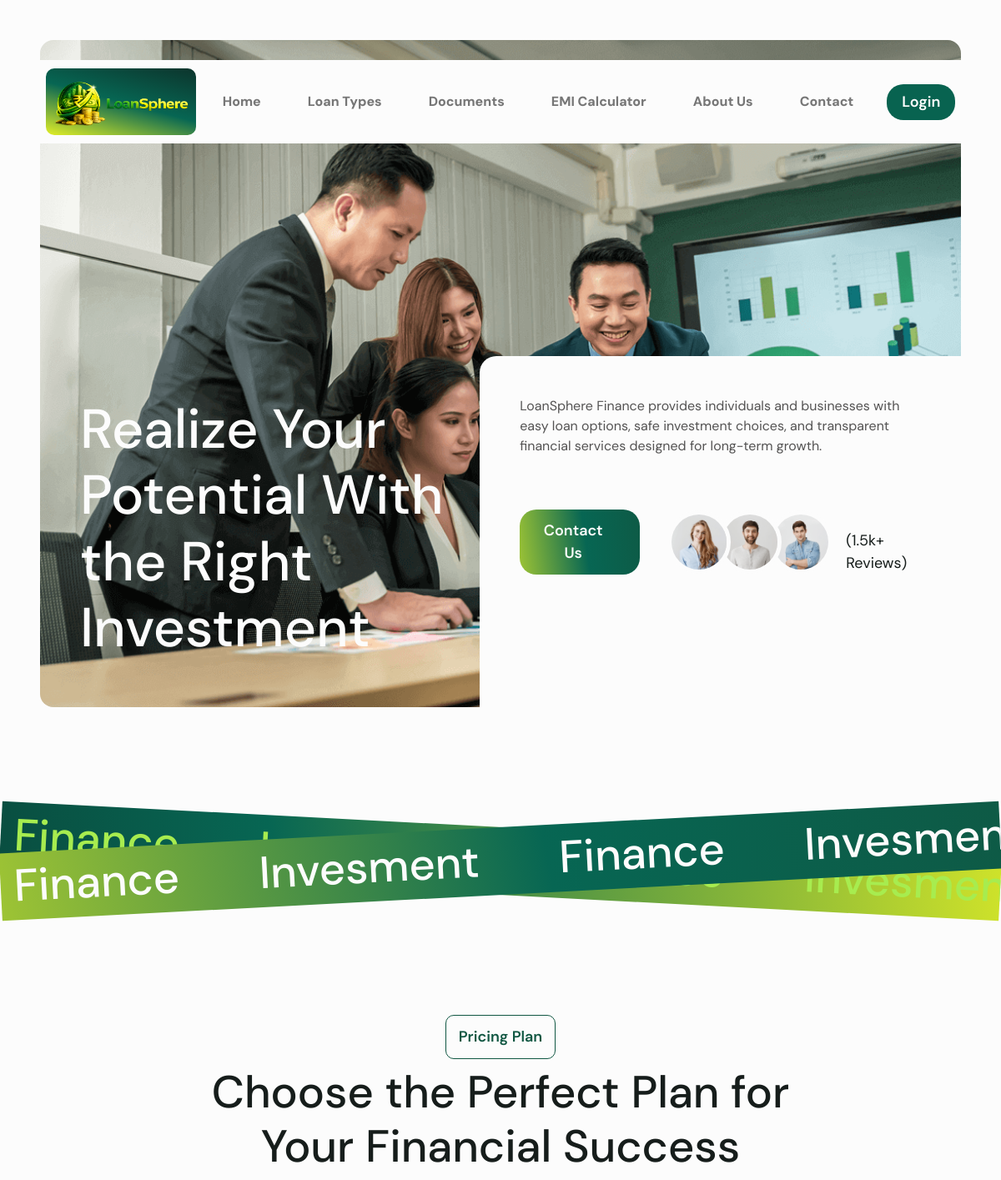
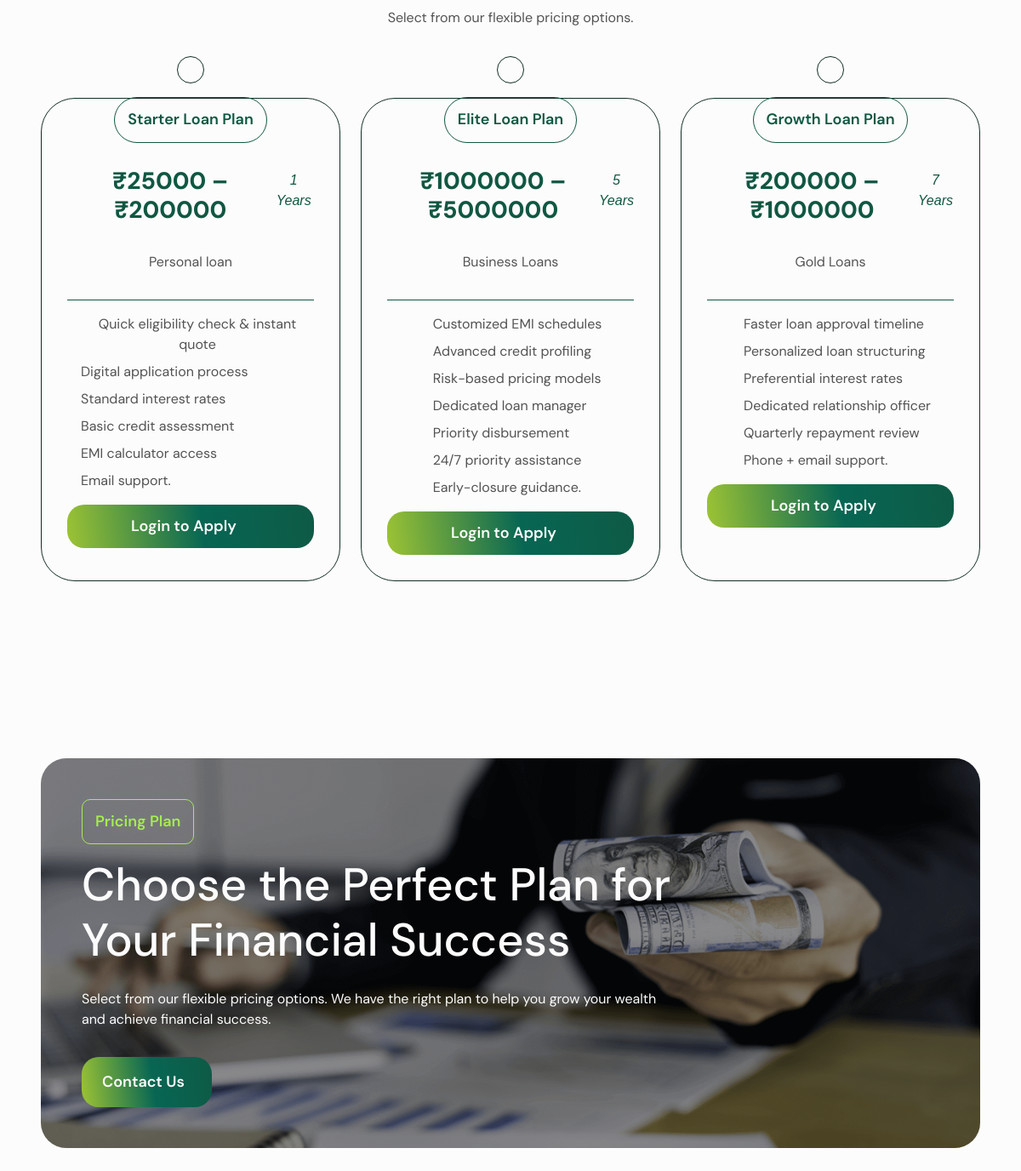
The page / on the database its author committed (2 pictures, top to bottom).
### admin_panel/models.py (models this page shows, shortened)
class LoanPackage(models.Model):
    category = models.ForeignKey(
        LoanCategory,
        on_delete=models.CASCADE,
        related_name="packages"
    )
    title = models.CharField(max_length=200)
    interest_rate = models.DecimalField(max_digits=5, decimal_places=2)
    min_amount = models.PositiveIntegerField()
    max_amount = models.PositiveIntegerField()
    tenure_years = models.PositiveIntegerField()
    features = models.TextField(help_text="Comma separated values")
    is_active = models.BooleanField(default=True)
    created_at = models.DateTimeField(auto_now_add=True)

class LoanCategory(models.Model):
    loan_head = models.ForeignKey(
    LoanHead,
    on_delete=models.CASCADE,
    related_name="categories",
    null=True,
    blank=True
)
    name = models.CharField(max_length=150)
    description = models.TextField(blank=True)
    created_at = models.DateTimeField(auto_now_add=True)

### smart_finance/views.py (the view)
# urls.py: path("", views.index, name="index"),
def index(request):
    packages = LoanPackage.objects.filter(is_active=True)
    for p in packages:
        p.feature_list = p.features.split(",")
    return render(
        request,
        "index.html",
        {
            "packages": packages
        }
    )

### templates/index.html (shortened to what this page needs)
            {% extends 'base.html' %}
            {% block content %}
            {% load static %}
                <main>
                    <div class="section pt-5 position-relative scroll-animate fade-up">
                        <div class="mx-auto" style="max-width: 1816px;">
                        </div>
                        <div class="mx-xl-5 overflow-visible position-absolute bottom-0 start-0 end-0 scroll-animate fade-left">
                            <div class="d-flex flex-xl-row flex-column gap-3" style="padding-bottom: 6em;">
                                <div class="col mb-3 mb-xl-0">
                                    <div class="py-5 ps-5 pe-4 text-xl-start text-center">
                                        <h1 class="accent-primary">Realize Your Potential With the Right Investment</h1>
                                    </div>
                                </div>
                                <div class="col mb-3 mb-xl-0 scrollanimation animated fadeInRight">
                                    <div class="d-flex flex-column h-100 align-items-xl-start align-items-center text-xl-start text-center gap-xl-5 gap-3 p-5 bg-accent-primary"
                                        style="border-top-left-radius: 20px;">
                                        <p>
                                        LoanSphere Finance provides individuals and businesses with easy loan options, safe investment choices, and transparent
                                        financial services designed for long-term growth.
                                        </p>
                                        <div class="d-flex flex-xl-row flex-column gap-5 align-items-center">
                                            <div class="w-max-content">
                                                <a href="{% url 'contact' %}" class="btn btn-accent d-flex flex-row gap-3">
                                                    <span>Contact Us</span>
                                                </a>
                                            </div>
                                            <div class="d-flex flex-row gap-3 align-items-center">
                                                <div class=" d-flex flex-row customer-container">
                                                    <div class="customer-item">
                                                        <img src="{% static 'image/img29.png' %}" class="img-fluid" alt="">
                                                    </div>
                                                    <div class="customer-item">
                                                        <img src="{% static 'image/img30.png' %}" class="img-fluid" alt="">
                                                    </div>
                                                    <div class="customer-item">
                                                        <img src="{% static 'image/img31.png' %}" class="img-fluid" alt="">
                                                    </div>
                                                </div>
                                                <div class="d-flex flex-column">
                                                    <div class="flex-row">
                                                        <i class="fa-solid fa-star" style="color: #FFD43B;"></i>
                                                        <i class="fa-solid fa-star" style="color: #FFD43B;"></i>
                                                        <i class="fa-solid fa-star" style="color: #FFD43B;"></i>
                                                        <i class="fa-solid fa-star" style="color: #FFD43B;"></i>
                                                        <i class="fa-solid fa-star" style="color: var(--grey-light);"></i>
                                                    </div>
                                                    <span class="testimonial-name">(1.5k+ Reviews)</span>
                                                </div>
                                            </div>
                                        </div>
                                    </div>
                                </div>
                            </div>
                        </div>
                    </div>
                    <div class="section p-0">
                        <div class="d-flex flex-column gap-3 text-center align-items-center justify-content-center mx-auto position-relative my-5 accent-primary">
                            <div class="marquee-container bg-gradient-right" style="transform: rotate(3deg); position: relative;">
                                <div class="marquee-content green-neon">
                                    <div class="marquee-item py-2 d-flex align-items-center justify-content-center">
                                        <h3 class="m-0">Finance</h3>
                                    </div>
                                    <div class="marquee-item py-2 d-flex align-items-center">
                                    </div>
                                    <div class="marquee-item py-2 d-flex align-items-center justify-content-center">
                                        <h3 class="m-0">Invesment</h3>
                                    </div>
                                    <div class="marquee-item py-2 d-flex align-items-center">
                                    </div>
                                    <div class="marquee-item py-2 d-flex align-items-center justify-content-center">
                                        <h3 class="m-0">Finance</h3>
                                    </div>
                                    <div class="marquee-item py-2 d-flex align-items-center">
                                    </div>
                                    <div class="marquee-item py-2 d-flex align-items-center justify-content-center">
                                        <h3 class="m-0">Invesment</h3>
                                    </div>
                                </div>
                            </div>
                            <div class="marquee-container reverse bg-gradient-left" style="transform: rotate(-3deg); position: absolute;">
                                <div class="marquee-content">
                                    <div class="marquee-item py-2 d-flex align-items-center justify-content-center">
                                        <h3 class="m-0">Finance</h3>
                                    </div>
                                    <div class="marquee-item py-2 d-flex align-items-center">
                                    </div>
                                    <div class="marquee-item py-2 d-flex align-items-center justify-content-center">
                                        <h3 class="m-0">Invesment</h3>
                                    </div>
                                    <div class="marquee-item py-2 d-flex align-items-center">
                                    </div>
                                    <div class="marquee-item py-2 d-flex align-items-center justify-content-center">
                                        <h3 class="m-0">Finance</h3>
                                    </div>
                                    <div class="marquee-item py-2 d-flex align-items-center">
                                    </div>
                                    <div class="marquee-item py-2 d-flex align-items-center justify-content-center">
                                        <h3 class="m-0">Invesment</h3>
                                    </div>
                                </div>
                            </div>
                        </div>
                    </div>
                    <div class="section">
                <div class="r-container d-flex flex-column gap-3">
                    <div class="d-flex flex-column gap-2 align-items-center justify-content-center mx-auto text-center"
                        style="max-width: 700px;">
                        <div class="sub-heading">
                            <h6 class="m-0">Pricing Plan</h6>
                        </div>
                        <h3>Choose the Perfect Plan for Your Financial Success</h3>
                        <p>Select from our flexible pricing options.</p>
                    </div>
                    <div class="row row-cols-xl-3 row-cols-1" style="margin-top: 50px;">
                        {% for pkg in packages %}
                        <div class="col mb-xl-3 mt-xl-0 mb-5 mt-3 scrollanimation animated fadeInLeft">
                            <div class="card card-pricing">
                                <div class="d-flex flex-column gap-3 align-items-center"
                                    style="margin-top: -80px;">
                                    <div class="bg-accent-color-2 custom-border-3">
                                    </div>
                                    <div class="sub-heading rounded-pill">
                                        <h6 class="m-0">{{ pkg.title }}</h6>
                                    </div>
                                    <div class="d-flex flex-row heading mb-3 align-items-end">
                                        <h4 class="m-0 fw-bold">
                                            ₹{{ pkg.min_amount }} – ₹{{ pkg.max_amount }}
                                        </h4>
                                        <i class="my-3">{{ pkg.tenure_years }} Years</i>
                                    </div>
                                    <p>
                                        {{ pkg.category.name }}
                                    </p>
                                    <div class="custom-border-4 w-100"></div>
                                    <div class="d-flex flex-column gap-2">
                                    {% for f in pkg.feature_list %}
                <div class="d-flex flex-row gap-3 align-items-center">
                    <span>{{ f }}</span>
                </div>
            {% endfor %}
                                    </div>
                                    {% if request.session.customer_id %}
        <a href="{% url 'loan_app_form' pkg.id %}"
        class="btn btn-accent d-flex flex-row gap-3 w-100">
        <span class="accent-primary">
        Select Package
        </span>
        <i class="rtmicon rtmicon-arrow-up-right fw-bold"></i>
        </a>
        {% else %}
        <a href="{% url 'login' %}"
        class="btn btn-accent d-flex flex-row gap-3 w-100">
        <span class="accent-primary">
        Login to Apply
        </span>
        </a>
        {% endif %}
                                </div>
                            </div>
                        </div>
                        {% empty %}
                        <p class="text-center">No packages available.</p>
                        {% endfor %}
                    </div>
                </div>
            </div>
                    <div class="section">
                        <div class="r-container position-relative">
                            <div class="d-flex flex-column gap-3 accent-primary position-relative p-5 overflow-hidden bg-attach-cover"
                                style="z-index: 2; background-image: url({% static 'image/img12.png' %}); border-radius: 30px;">
                                <div class="bg-overlay"></div>
                                <div class="d-flex flex-column gap-3 position-relative" style="max-width: 700px; z-index: 2;">
                                    <div class="sub-heading cta">
                                        <h6 class="m-0">Pricing Plan</h6>
                                    </div>
                                    <h3>Choose the Perfect Plan for Your Financial Success</h3>
                                    <p class="accent-primary">Select from our flexible pricing options. We have the right plan to
                                        help you grow your wealth
                                        and
                                        achieve financial success.</p>
                                    <div class="w-max-content">
                                        <a href="/contact/" class="btn btn-accent d-flex flex-row gap-2 px-4 py-3">
                                            <span>Contact Us</span>
                                        </a>
                                    </div>
                                </div>
                            </div>
                    </div>
                </main>
            {% endblock %}

### rows shown on the page
LoanPackage: title "Starter Loan Plan", min_amount "25000", max_amount "200000", tenure_years "1", category.name "Personal loan", feature_list "Quick eligibility check & instant quote" "Digital application process" "Standard interest rates" "Basic credit assessment" "EMI calculator access" "Email support."
LoanPackage: title "Elite Loan Plan", min_amount "1000000", max_amount "5000000", tenure_years "5", category.name "Business Loans", feature_list "Customized EMI schedules" "Advanced credit profiling" "Risk-based pricing models" "Dedicated loan manager" "Priority disbursement" "24/7 priority assistance" "Early-closure guidance."
LoanPackage: title "Growth Loan Plan", min_amount "200000", max_amount "1000000", tenure_years "7", category.name "Gold Loans", feature_list "Faster loan approval timeline" "Personalized loan structuring" "Preferential interest rates" "Dedicated relationship officer" "Quarterly repayment review" "Phone + email support."
